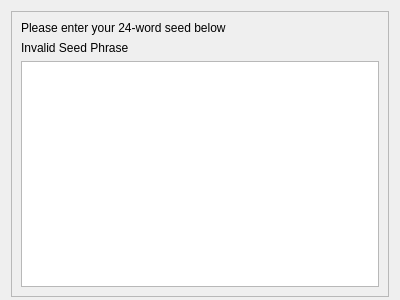
<?xml version="1.0" encoding="UTF-8"?>
<ui version="4.0">
 <class>RestoreSeedForm</class>
 <widget class="QWidget" name="RestoreSeedForm">
  <property name="geometry">
   <rect>
    <x>0</x>
    <y>0</y>
    <width>400</width>
    <height>300</height>
   </rect>
  </property>
  <property name="sizePolicy">
   <sizepolicy hsizetype="Preferred" vsizetype="Fixed">
    <horstretch>0</horstretch>
    <verstretch>0</verstretch>
   </sizepolicy>
  </property>
  <property name="windowTitle">
   <string>Form</string>
  </property>
  <layout class="QHBoxLayout" name="horizontalLayout">
   <property name="bottomMargin">
    <number>3</number>
   </property>
   <item>
    <widget class="QFrame" name="frame">
     <property name="frameShape">
      <enum>QFrame::StyledPanel</enum>
     </property>
     <property name="frameShadow">
      <enum>QFrame::Raised</enum>
     </property>
     <layout class="QVBoxLayout" name="verticalLayout">
      <item>
       <widget class="QLabel" name="label">
        <property name="text">
         <string>Please enter your 24-word seed below</string>
        </property>
        <property name="wordWrap">
         <bool>true</bool>
        </property>
       </widget>
      </item>
      <item>
       <widget class="QLabel" name="lblInvalid">
        <property name="text">
         <string>Invalid Seed Phrase</string>
        </property>
       </widget>
      </item>
      <item>
       <widget class="QPlainTextEdit" name="txtSeed">
        <property name="readOnly">
         <bool>false</bool>
        </property>
       </widget>
      </item>
     </layout>
    </widget>
   </item>
  </layout>
 </widget>
 <resources/>
 <connections/>
</ui>
